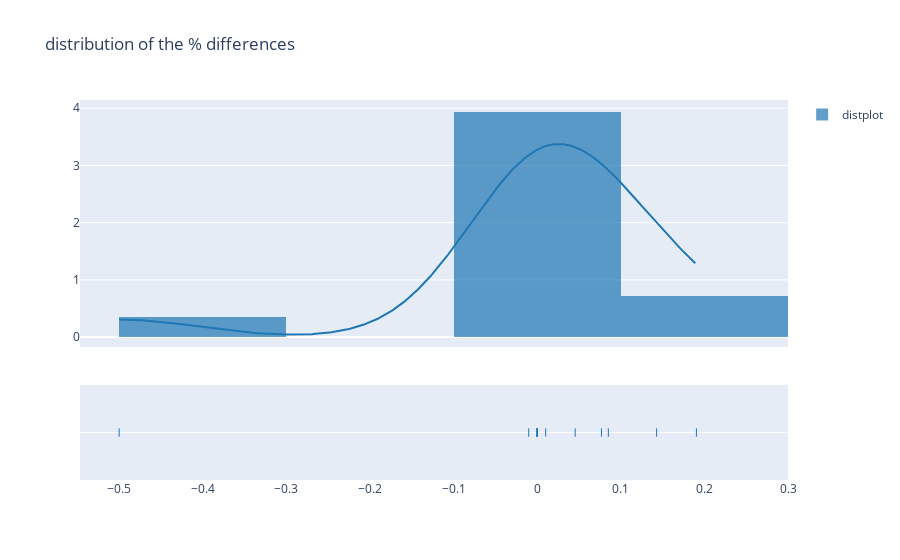

Write notebook code for a chart like this one.
### Code cell
import plotly.figure_factory as ff
hist_data = [((df_diff["dvf"]-df_diff["dvf_book"])/df_diff["dvf"]).to_list()]
group_labels = ['distplot'] # name of the dataset

fig = ff.create_distplot(hist_data, group_labels,bin_size=0.2)
fig.update_layout(title_text="distribution of the % differences")
fig.write_html("Error and temperature.html")
fig.write_image("distplot.png")
fig.show()

### Figure 1 — Plotly figure (JSON) as saved in the notebook; plotly's stock layout.template omitted (floating-point values rounded to 4 significant figures; data arrays with more than 128 entries replaced by an {"elided": "..."} marker saying what was removed)
{"data": [{"autobinx": false, "histnorm": "probability density", "legendgroup": "distplot", "marker": {"color": "rgb(31, 119, 180)"}, "name": "distplot", "opacity": 0.7, "type": "histogram", "x": [0.0102, 1.49e-08, -2.877e-08, -2.235e-08, 0.1905, 3.974e-08, 0.1429, 0.07692, -2.235e-08, -2.235e-08, 0.04545, -0.5, 0.08511, -0.0101], "xaxis": "x", "xbins": {"end": 0.1905, "size": 0.2, "start": -0.5}, "yaxis": "y"}, {"legendgroup": "distplot", "marker": {"color": "rgb(31, 119, 180)"}, "mode": "lines", "name": "distplot", "showlegend": false, "type": "scatter", "x": {"elided": "500 float values"}, "xaxis": "x", "y": {"elided": "500 float values"}, "yaxis": "y"}, {"legendgroup": "distplot", "marker": {"color": "rgb(31, 119, 180)", "symbol": "line-ns-open"}, "mode": "markers", "name": "distplot", "showlegend": false, "type": "scatter", "x": [0.0102, 1.49e-08, -2.877e-08, -2.235e-08, 0.1905, 3.974e-08, 0.1429, 0.07692, -2.235e-08, -2.235e-08, 0.04545, -0.5, 0.08511, -0.0101], "xaxis": "x", "y": ["distplot", "distplot", "distplot", "distplot", "distplot", "distplot", "distplot", "distplot", "distplot", "distplot", "distplot", "distplot", "distplot", "distplot"], "yaxis": "y2"}], "layout": {"barmode": "overlay", "hovermode": "closest", "legend": {"traceorder": "reversed"}, "title": {"text": "distribution of the % differences"}, "xaxis": {"anchor": "y2", "domain": [0, 1], "zeroline": false}, "yaxis": {"anchor": "free", "domain": [0.35, 1], "position": 0}, "yaxis2": {"anchor": "x", "domain": [0, 0.25], "dtick": 1, "showticklabels": false}}}
